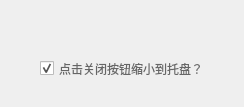
<?xml version="1.0" encoding="UTF-8"?>
<ui version="4.0">
 <class>QuitOnCloseNotice</class>
 <widget class="QWidget" name="QuitOnCloseNotice">
  <property name="geometry">
   <rect>
    <x>0</x>
    <y>0</y>
    <width>244</width>
    <height>107</height>
   </rect>
  </property>
  <property name="windowTitle">
   <string>QuitOnCloseNotice</string>
  </property>
  <property name="styleSheet">
   <string notr="true">QWidget
{
	color:#666666;
	font-family:&quot;微软雅黑&quot;;
}</string>
  </property>
  <layout class="QHBoxLayout" name="horizontalLayout">
   <property name="spacing">
    <number>0</number>
   </property>
   <property name="leftMargin">
    <number>0</number>
   </property>
   <property name="topMargin">
    <number>0</number>
   </property>
   <property name="rightMargin">
    <number>0</number>
   </property>
   <property name="bottomMargin">
    <number>0</number>
   </property>
   <item>
    <widget class="QWidget" name="dialogbg" native="true">
     <layout class="QVBoxLayout" name="verticalLayout">
      <property name="spacing">
       <number>0</number>
      </property>
      <property name="leftMargin">
       <number>0</number>
      </property>
      <property name="topMargin">
       <number>0</number>
      </property>
      <property name="rightMargin">
       <number>0</number>
      </property>
      <property name="bottomMargin">
       <number>0</number>
      </property>
      <item>
       <widget class="TitlebarWidget" name="titblebar" native="true">
        <property name="minimumSize">
         <size>
          <width>0</width>
          <height>28</height>
         </size>
        </property>
        <property name="maximumSize">
         <size>
          <width>16777215</width>
          <height>28</height>
         </size>
        </property>
       </widget>
      </item>
      <item>
       <widget class="QWidget" name="widget_2" native="true">
        <widget class="QCheckBox" name="cbMinOnClose">
         <property name="geometry">
          <rect>
           <x>40</x>
           <y>30</y>
           <width>161</width>
           <height>21</height>
          </rect>
         </property>
         <property name="text">
          <string>点击关闭按钮缩小到托盘？</string>
         </property>
         <property name="checked">
          <bool>true</bool>
         </property>
        </widget>
       </widget>
      </item>
     </layout>
    </widget>
   </item>
  </layout>
 </widget>
 <layoutdefault spacing="6" margin="11"/>
 <customwidgets>
  <customwidget>
   <class>TitlebarWidget</class>
   <extends>QWidget</extends>
   <header>TitlebarWidget.h</header>
   <container>1</container>
  </customwidget>
 </customwidgets>
 <resources/>
 <connections/>
</ui>
